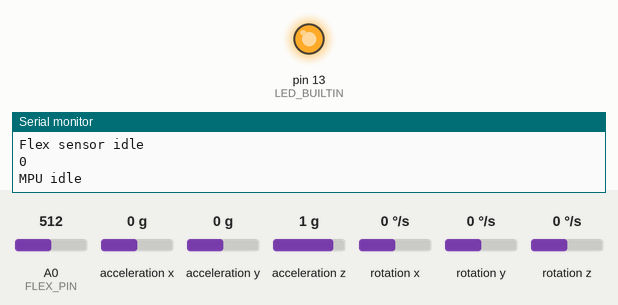
Simulated run of this sketch. Board: Arduino Uno, built with avr-gcc and run on an emulated ATmega328P. Shown: output pins drawn as LEDs (lit = HIGH), the last lines printed to the serial monitor. The test bench sets the inputs (shaded band); at power-on: acceleration y 0 g, A0 (FLEX_PIN) = 512, acceleration x 0 g, acceleration z 1 g, rotation x 0 °/s, rotation y 0 °/s, rotation z 0 °/s.

Above: at 1.2 s.
1.3 s: acceleration y set to 1.4 g
At 2.8 s:
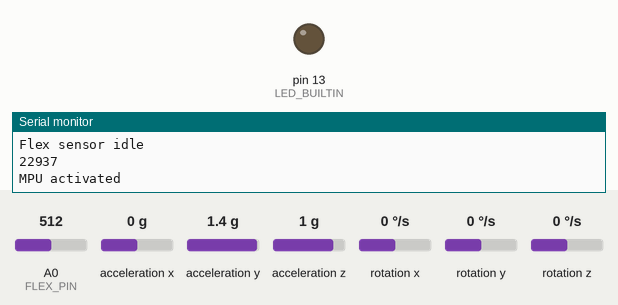
7.3 s: A0 (FLEX_PIN) set to 710
Timing chart, 0 to 19.3 s (numbered marks = the images above; inputs shaded):
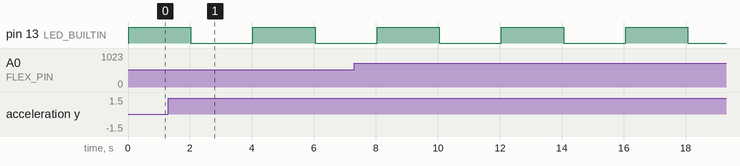

The sketch:

glove_sensors_only.ino
```cpp
/*
 * Glove Sensors Only — Gesture-to-Speech Translator Glove
 * Intermediate build: reads the flex sensor and the MPU6050 IMU
 * together and prints activation flags, without audio output.
 * Used to calibrate both detection thresholds before integrating
 * the DFPlayer Mini audio module.
 */
#include "I2Cdev.h"
#include "MPU6050.h"

// Define MPU6050 instance with default I2C address (0x68)
MPU6050 imu;

// Select output format: human-readable or binary (uncomment one)
#define OUTPUT_READABLE_ACCELGYRO
// #define OUTPUT_BINARY_ACCELGYRO

// Variables for storing accelerometer and gyroscope data
int16_t ax, ay, az; // Accelerometer data
int16_t gx, gy, gz; // Gyroscope data
bool ledState;    // LED state
int palmRaised;

// Detection thresholds (calibrated experimentally)
const int FLEX_PIN = A0;
const int FLEX_THRESHOLD = 700;          // of 1023 ADC counts (~68% of full scale)
const int ORIENTATION_THRESHOLD = 15000; // LSB on the Y axis (~0.9 g at +/-2 g)

void setup() {
    // Initialize I2C communication
    #if I2CDEV_IMPLEMENTATION == I2CDEV_ARDUINO_WIRE
        Wire.begin();
    #elif I2CDEV_IMPLEMENTATION == I2CDEV_BUILTIN_FASTWIRE
        Fastwire::setup(400, true);
    #endif

    // Initialize Serial communication
    Serial.begin(9600);
    Serial.println("Initializing MPU...");

    // Initialize MPU6050 and check connection
    imu.initialize();
    if (!imu.testConnection()) {
        Serial.println("MPU6050 connection failed");
        while (true); // Stop if connection fails
    } else {
        Serial.println("MPU6050 connection successful");
    }

    // Set accelerometer and gyroscope offsets (use MPU6050_Zero for calibration)
    imu.setXAccelOffset(0);
    imu.setYAccelOffset(0);
    imu.setZAccelOffset(0);
    imu.setXGyroOffset(0);
    imu.setYGyroOffset(0);
    imu.setZGyroOffset(0);

    // Configure on-board LED for output
    pinMode(LED_BUILTIN, OUTPUT);
}

void loop() {
  // Flex sensor logic
  int val, flexActive;
  val = analogRead(FLEX_PIN);
  Serial.println(val, DEC);
  if (val >= FLEX_THRESHOLD) {
    Serial.println("Flex sensor activated");
    flexActive = 1;
  }
  else {
    Serial.println("Flex sensor idle");
    flexActive = 0;
  }

  // MPU6050 logic
  imu.getMotion6(&ax, &ay, &az, &gx, &gy, &gz);

  // Output data in the selected format
  #ifdef OUTPUT_READABLE_ACCELGYRO
      Serial.print(ay); Serial.print("\n");
  #endif

  #ifdef OUTPUT_BINARY_ACCELGYRO
      Serial.write((uint8_t)(ay >> 8)); Serial.write((uint8_t)(ay & 0xFF));
  #endif

  if (ay > ORIENTATION_THRESHOLD) {
    Serial.println("MPU activated");
    palmRaised = 1;
  }
  else {
    Serial.println("MPU idle");
    palmRaised = 0;
  }
  Serial.print("\n");

  // Blink the LED to indicate activity
  ledState = !ledState;
  digitalWrite(LED_BUILTIN, ledState);

  // Prevent looping too fast
  delay(2000);
}
```

Measured:
- by itself, pin 13 (LED_BUILTIN): alternates HIGH for 2.0 s and LOW for 2.0 s
